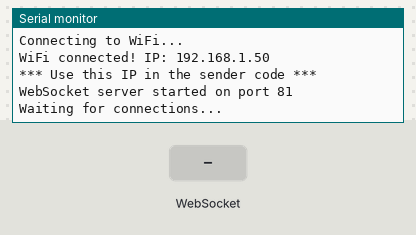
The sketch below on a simulated ESP32. On the bench: the last lines printed to the serial monitor. Inputs (shaded band) come from the test bench. WiFi joins after 1.5 s; servers stay silent unless stated.

Above: at 2.7 s.
2.8 s: WebSocket text "1" received
At 4.0 s:
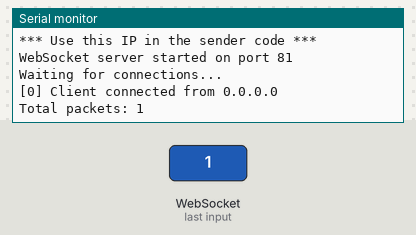
4.3 s: WebSocket text "0" received
At 5.4 s:
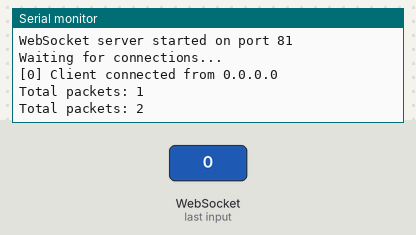
5.8 s: WebSocket text "2" received
At 6.6 s:
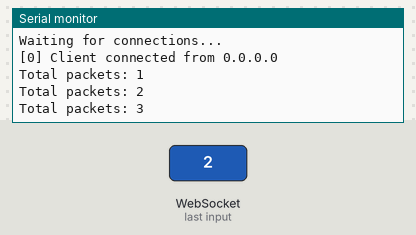

Measured:
- after the input at 2.8 s, the serial monitor: prints a new line at once (image 1)
- after the input at 4.3 s, the serial monitor: prints a new line at once (image 2)
- after the input at 5.8 s, the serial monitor: prints a new line at once (image 3)

The sketch:

receiver_websocket_prova_statico.ino
```cpp
/*
 * ESP32 WebSocket Receiver - Simple JSON receiver
 */

#include <Arduino.h>
#include <WiFi.h>
#include <WiFiMulti.h>
#include <WebSocketsServer.h>

WiFiMulti WiFiMulti;
WebSocketsServer webSocket = WebSocketsServer(81);

unsigned long packetCount = 0;

// WiFi credentials
const char* ssid = "my_SSID";
const char* password = "my_password";

void webSocketEvent(uint8_t num, WStype_t type, uint8_t * payload, size_t length) {
    switch(type) {
        case WStype_DISCONNECTED:
            Serial.printf("[%u] Client disconnected!\n", num);
            break;

        case WStype_CONNECTED:
            {
                IPAddress ip = webSocket.remoteIP(num);
                Serial.printf("[%u] Client connected from %s\n", num, ip.toString().c_str());
            }
            break;

        case WStype_TEXT:
            //Serial.printf("[%u] Received JSON: %s\n", num, payload);
            // Process your JSON data here
            // You can parse it or just use it as needed
            packetCount++;
            Serial.print("Total packets: ");
            Serial.println(packetCount);
            //Serial.printf("[%u] Received JSON, length: %u\n", num, length);
            break;

        case WStype_BIN:
            //Serial.printf("[%u] Received binary data, length: %u\n", num, length);
            packetCount++;
            Serial.print("Total packets: ");
            Serial.println(packetCount);
            break;

        case WStype_ERROR:
        case WStype_FRAGMENT_TEXT_START:
        case WStype_FRAGMENT_BIN_START:
        case WStype_FRAGMENT:
        case WStype_FRAGMENT_FIN:
            break;
    }
}

void setup() {
    Serial.begin(19200);
    Serial.println("=== ESP32 WebSocket Receiver ===");

    // Connect to WiFi
    WiFiMulti.addAP(ssid, password);
    Serial.println("Connecting to WiFi...");

    while(WiFiMulti.run() != WL_CONNECTED) {
        Serial.print(".");
        delay(500);
    }

    Serial.println();
    Serial.printf("WiFi connected! IP: %s\n", WiFi.localIP().toString().c_str());
    Serial.println("*** Use this IP in the sender code ***");

    // Start WebSocket server
    webSocket.begin();
    webSocket.onEvent(webSocketEvent);

    Serial.println("WebSocket server started on port 81");
    Serial.println("Waiting for connections...");
}

void loop() {
    webSocket.loop();
    //delay(10);
}
```
